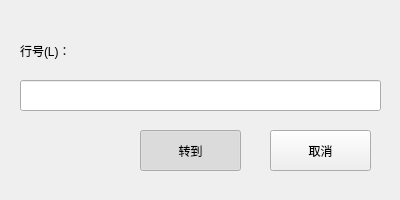
<?xml version="1.0" encoding="UTF-8"?>
<ui version="4.0">
 <class>Form</class>
 <widget class="QWidget" name="Form">
  <property name="geometry">
   <rect>
    <x>0</x>
    <y>0</y>
    <width>400</width>
    <height>200</height>
   </rect>
  </property>
  <property name="minimumSize">
   <size>
    <width>400</width>
    <height>200</height>
   </size>
  </property>
  <property name="maximumSize">
   <size>
    <width>400</width>
    <height>200</height>
   </size>
  </property>
  <property name="windowTitle">
   <string>转到指定行</string>
  </property>
  <widget class="QLabel" name="label">
   <property name="geometry">
    <rect>
     <x>20</x>
     <y>40</y>
     <width>71</width>
     <height>21</height>
    </rect>
   </property>
   <property name="styleSheet">
    <string notr="true">
font: 12pt &quot;方正舒体&quot;;</string>
   </property>
   <property name="text">
    <string>行号(L)：</string>
   </property>
  </widget>
  <widget class="QLineEdit" name="lineEdit">
   <property name="geometry">
    <rect>
     <x>20</x>
     <y>80</y>
     <width>361</width>
     <height>31</height>
    </rect>
   </property>
  </widget>
  <widget class="QPushButton" name="pushButton_ok">
   <property name="geometry">
    <rect>
     <x>140</x>
     <y>130</y>
     <width>101</width>
     <height>41</height>
    </rect>
   </property>
   <property name="text">
    <string>转到</string>
   </property>
   <property name="checkable">
    <bool>true</bool>
   </property>
   <property name="checked">
    <bool>true</bool>
   </property>
  </widget>
  <widget class="QPushButton" name="pushButton_cancel">
   <property name="geometry">
    <rect>
     <x>270</x>
     <y>130</y>
     <width>101</width>
     <height>41</height>
    </rect>
   </property>
   <property name="text">
    <string>取消</string>
   </property>
  </widget>
 </widget>
 <resources/>
 <connections>
  <connection>
   <sender>pushButton_ok</sender>
   <signal>clicked()</signal>
   <receiver>Form</receiver>
   <slot>jump_to()</slot>
   <hints>
    <hint type="sourcelabel">
     <x>209</x>
     <y>155</y>
    </hint>
    <hint type="destinationlabel">
     <x>213</x>
     <y>202</y>
    </hint>
   </hints>
  </connection>
  <connection>
   <sender>pushButton_cancel</sender>
   <signal>clicked()</signal>
   <receiver>Form</receiver>
   <slot>close()</slot>
   <hints>
    <hint type="sourcelabel">
     <x>321</x>
     <y>156</y>
    </hint>
    <hint type="destinationlabel">
     <x>320</x>
     <y>181</y>
    </hint>
   </hints>
  </connection>
 </connections>
 <slots>
  <slot>ok_btn()</slot>
  <slot>cancel_btn()</slot>
  <slot>jump_to()</slot>
 </slots>
</ui>
